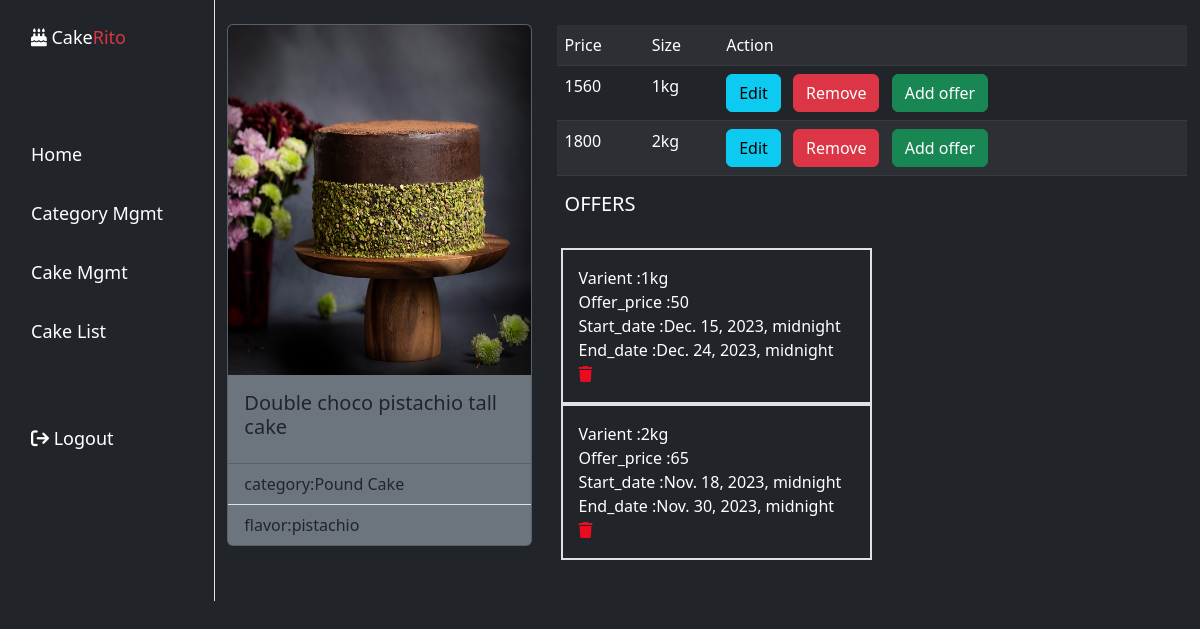
Screenshot of /cake/6/ (signed in) with the database file from the repository.
### delight/models.py (models this page shows, shortened)
class cakes(models.Model):
    name=models.CharField(max_length=200)
    category=models.ForeignKey(Category,null=True,on_delete=models.SET_NULL)
    options=(
        ("chocolate","chocolate"),
        ("vanilla","vanilla"),
        ("pistachio","pistachio"),
        ("tropical rum","tropical rum"),
        ("pineapple","pineapple"),
        ("red velvet","red velvet") ,
        ("strawberry","strawberry"),
    )
    flavor=models.CharField(max_length=200,choices=options,default="chocolate")
    image=models.ImageField(upload_to="images")

class Category(models.Model):
    name=models.CharField(max_length=200,unique=True)
    is_active=models.BooleanField(default=True)
    def __str__(self):
        return self.name

class cakevarients(models.Model):
    cake=models.ForeignKey(cakes,on_delete=models.CASCADE)
    price=models.PositiveIntegerField()
    options=(
        ("1kg","1kg"),
        ("2kg","2kg"),
        ("2.5kg","2.5kg"),
        ("3kg","3kg"),
        ("4kg","4kg"),
        ("5kg","5kg"),
        ("7kg","7kg")
    )
    size=models.CharField(max_length=200,choices=options,default="1kg")

class offers(models.Model):
    cakevarient=models.ForeignKey(cakevarients,on_delete=models.CASCADE)
    price=models.PositiveIntegerField()
    start_date=models.DateTimeField()
    due_date=models.DateTimeField()

### delight/views.py (the view)
# urls.py: path("cake/<int:pk>/",CakeDetailView.as_view(),name="cake-detail"),
@method_decorator(decs,name="dispatch")
class CakeDetailView(DetailView):
    template_name="delight/cake_detail.html"
    model=cakes
    context_object_name="cake"

### delight/views.py (called while the page is built)
def signin_required(fn):
    def wrapper(request,*args,**kwargs):
        if not request.user.is_authenticated:
            messages.error(request,"invalid session !")
            return redirect("signin")
        else:
            return fn(request,*args,**kwargs)
    return wrapper

def is_admin(fn):
    def wrapper(request,*args,**kwargs):
        if not request.user.is_superuser:
            messages.error(request,"permission denied for current user !")
            return redirect("signin")
        else:
             return fn(request,*args,**kwargs)
    return wrapper

### delight/templates/delight/cake_detail.html (shortened to what this page needs)
{%extends "delight/base.html"%}
{%block body_block%}
<div class="container mt-4 ">
  <div class="row">
          <div class="col-4">
              <div class="card bg-secondary" style="width:100%">
                  <img src="{{cake.image.url}}" class="card-img-top" alt="..." height="350px" width="220px">
                  <div class="card-body">
                    <h5 class="card-title bg-secondary">{{cake.name}}</h5>
                  </div>
                  <ul class="list-group list-group-flush">
                    <li class="list-group-item bg-secondary">category:{{cake.category}}</li>
                    <li class="list-group-item bg-secondary">flavor:{{cake.flavor}}</li>
                  </ul>
                </div>
          </div>
          <div class="col-8 border border-dark">
             <table class="table table-striped table-dark">
              <tr>
                  <td>Price</td>
                  <td>Size</td>
                  <td>Action</td>
              </tr>
              {%for v in cake.cakevarients_set.all%}
                  <tr>
                      <td>{{v.price}}</td>
                      <td>{{v.size}}</td>
                  <td>
                    <a href="{%url 'varient-edit' v.id%}" class="btn btn-info me-2">Edit</a>
                    <a href="{%url 'varient-remove' v.id%}" class="btn btn-danger me-2">Remove</a>
                    <a href="{%url 'offer-add' v.id%}"  class="btn btn-success me-2">Add offer</a>
                  </td>
                </tr>
              {%endfor%}
             </table>
             <h5 class="mt-3 mb-3 ps-2">OFFERS</h5>
             <div class="row mb-4 p-3 ">
                 {%for c in cake.cakevarients_set.all%}
                     {%for o in c.offers_set.all%}
                         <div class="col-6 border border-2 border p-3 border-shadow">
                            <div>Varient :{{c.size}}</div>
                             <div>Offer_price :{{o.price}}</div>
                             <div>Start_date :{{o.start_date}}</div>
                             <div>End_date :{{o.due_date}}</div>
                             <div><a href="{%url 'offer-remove' o.id %}"><i class="fa-solid fa-trash" style="color: #ea0b21;"></i></a></div>
                         </div>
                         <div class="col-3"></div>
                         <div class="col-3"></div>
                     {%endfor%}
                 {%endfor%}
             </div>
          </div>
      </div>
    </div>
{%endblock%}

### rows the page displays
cakes: image (picture), name "Double choco pistachio tall cake", category "Pound Cake", flavor "pistachio"
cakevarients: price "1560", size "1kg"
cakevarients: price "1800", size "2kg"
offers: price "50", start_date "Dec. 15, 2023, midnight", due_date "Dec. 24, 2023, midnight"
offers: price "65", start_date "Nov. 18, 2023, midnight", due_date "Nov. 30, 2023, midnight"
